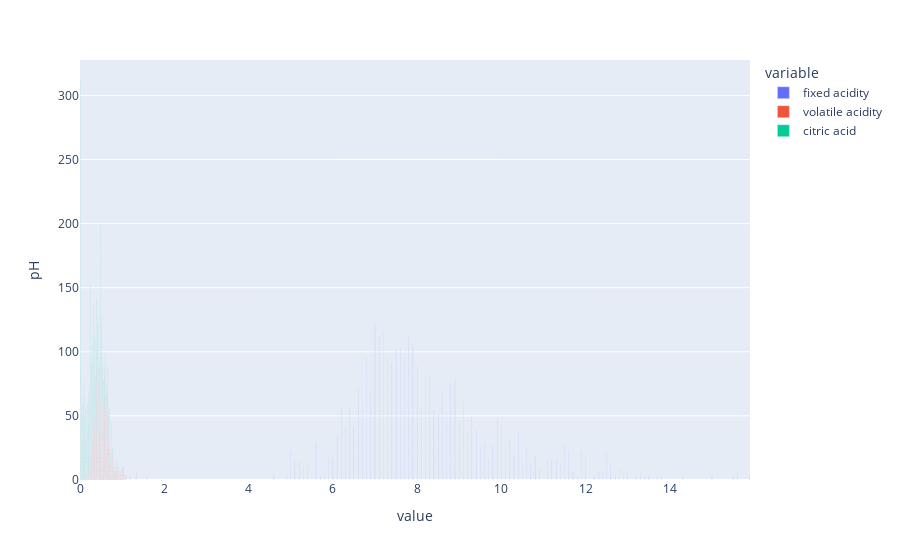

This figure's notebook cell:
### Code cell
px.bar(acid_pd, x=["fixed acidity", "volatile acidity",	"citric acid"], y="pH")

### Figure 1 — Plotly figure (JSON) as saved in the notebook; plotly's stock layout.template omitted (floating-point values rounded to 4 significant figures; data arrays with more than 128 entries replaced by an {"elided": "..."} marker saying what was removed)
{"data": [{"hovertemplate": "variable=fixed acidity<br>value=%{x}<br>pH=%{y}<extra></extra>", "legendgroup": "fixed acidity", "marker": {"color": "#636efa", "pattern": {"shape": ""}}, "name": "fixed acidity", "orientation": "v", "showlegend": true, "textposition": "auto", "type": "bar", "x": {"elided": "1003 float values"}, "xaxis": "x", "y": {"elided": "1003 float values"}, "yaxis": "y"}, {"hovertemplate": "variable=volatile acidity<br>value=%{x}<br>pH=%{y}<extra></extra>", "legendgroup": "volatile acidity", "marker": {"color": "#EF553B", "pattern": {"shape": ""}}, "name": "volatile acidity", "orientation": "v", "showlegend": true, "textposition": "auto", "type": "bar", "x": {"elided": "1003 float values"}, "xaxis": "x", "y": {"elided": "1003 float values"}, "yaxis": "y"}, {"hovertemplate": "variable=citric acid<br>value=%{x}<br>pH=%{y}<extra></extra>", "legendgroup": "citric acid", "marker": {"color": "#00cc96", "pattern": {"shape": ""}}, "name": "citric acid", "orientation": "v", "showlegend": true, "textposition": "auto", "type": "bar", "x": {"elided": "1003 float values"}, "xaxis": "x", "y": {"elided": "1003 float values"}, "yaxis": "y"}], "layout": {"barmode": "relative", "legend": {"title": {"text": "variable"}, "tracegroupgap": 0}, "margin": {"t": 60}, "xaxis": {"anchor": "y", "domain": [0, 1], "title": {"text": "value"}}, "yaxis": {"anchor": "x", "domain": [0, 1], "title": {"text": "pH"}}}}
